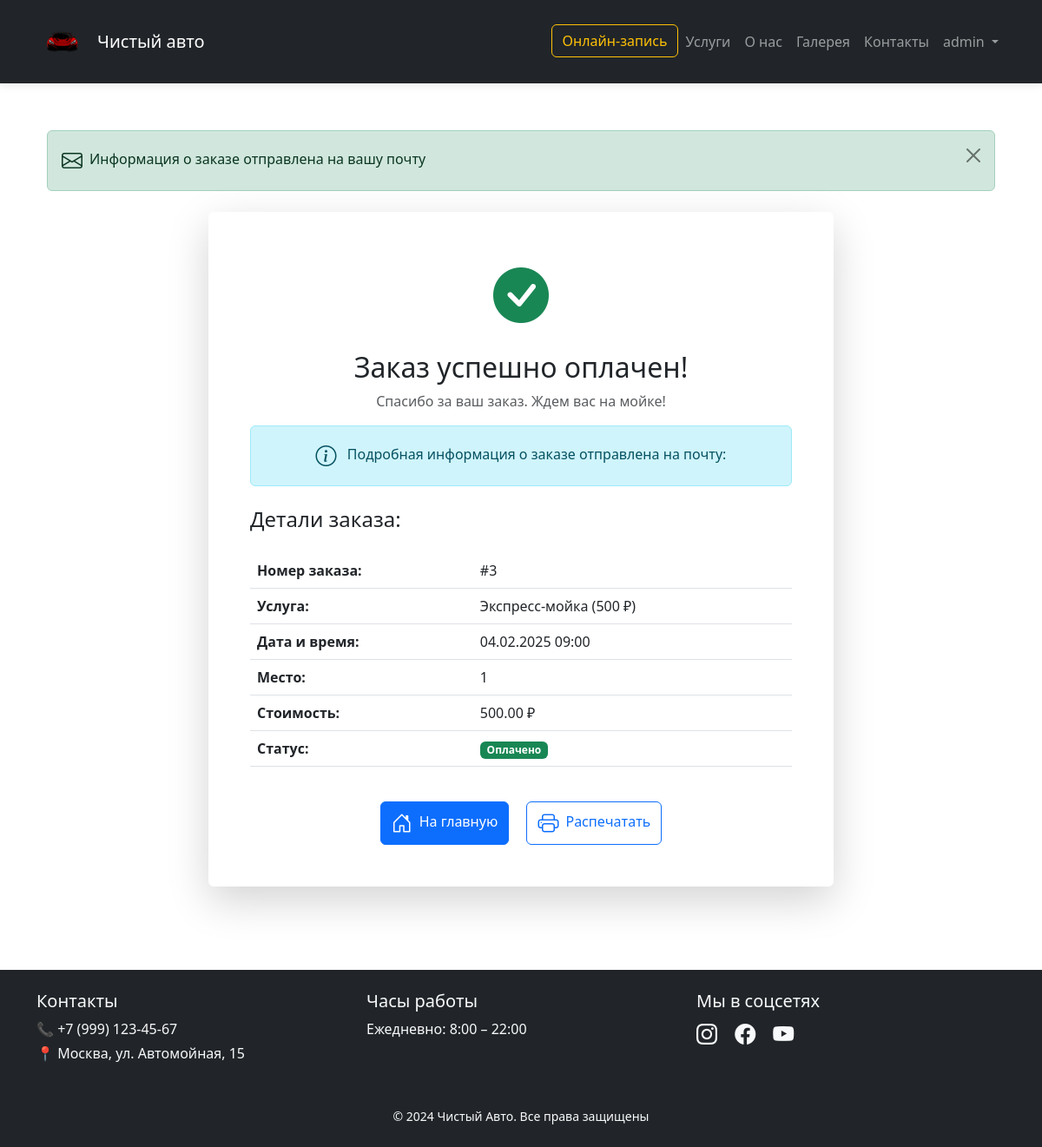
The app's page /order-confirmation/3/ (signed in) with its own data.
### carwash/models.py (models this page shows, shortened)
class SiteSettings(models.Model):
    logo = models.ImageField(upload_to='logo/', verbose_name="Логотип")
    company_name = models.CharField(max_length=100, verbose_name="Название компании")
    class Meta:
        verbose_name = "Настройки сайта"
        verbose_name_plural = "Настройки сайта"

class Order(models.Model):
    STATUS_CHOICES = [
        ('pending', 'Ожидает оплаты'),
        ('paid', 'Оплачено'),
        ('cancelled', 'Отменено'),
    ]
    user = models.ForeignKey(User, on_delete=models.CASCADE, verbose_name="Пользователь")
    booking = models.OneToOneField(Booking, on_delete=models.CASCADE, verbose_name="Бронирование")
    amount = models.DecimalField(max_digits=10, decimal_places=2, verbose_name="Сумма")
    status = models.CharField(max_length=20, choices=STATUS_CHOICES, default='pending', verbose_name="Статус")
    created_at = models.DateTimeField(auto_now_add=True, verbose_name="Дата создания")
    paid_at = models.DateTimeField(null=True, blank=True, verbose_name="Дата оплаты")
    class Meta:
        verbose_name = "Заказ"
        verbose_name_plural = "Заказы"

class Booking(models.Model):
    user = models.ForeignKey(
        User,
        on_delete=models.CASCADE,
        verbose_name="Пользователь",
        null=True,
        blank=True
    )
    name = models.CharField(max_length=100, verbose_name="Имя")
    phone = models.CharField(max_length=20, verbose_name="Телефон")
    spot = models.ForeignKey(WashingSpot, on_delete=models.CASCADE, verbose_name="Место", null=True)
    date = models.DateTimeField(verbose_name="Дата и время")
    created_at = models.DateTimeField(auto_now_add=True, verbose_name="Дата создания")
    class Meta:
        verbose_name = "Запись"
        verbose_name_plural = "Записи"

class WashingSpot(models.Model):
    SPOT_NUMBERS = [(i, f"Место {i}") for i in range(1, 11)]
    SERVICE_CHOICES = [
        ('express', 'Экспресс-мойка (500 ₽)'),
        ('full', 'Полный комплекс (1500 ₽)'),
        ('detailing', 'Детейлинг (2500 ₽)'),
    ]
    number = models.IntegerField(choices=SPOT_NUMBERS, verbose_name="Номер места")
    service = models.CharField(max_length=20, choices=SERVICE_CHOICES, verbose_name="Услуга")
    is_active = models.BooleanField(default=True, verbose_name="Активно")
    class Meta:
        unique_together = ['number', 'service']
        verbose_name = "Место для мойки"
        verbose_name_plural = "Места для мойки"

### carwash/views.py (the view)
# urls.py: path('order-confirmation/<int:order_id>/', views.order_confirmation, name='order_confirmation'),
@login_required
def order_confirmation(request, order_id):
    order = get_object_or_404(Order, id=order_id, user=request.user)
    booking = order.booking
    message = f"""
    Здравствуйте, {request.user.username}!

    Ваш заказ №{order.id} успешно оформлен и оплачен.

    Детали заказа:
    - Дата и время: {booking.date.strftime('%d.m.Y %H:%M')}
    - Услуга: {booking.spot.get_service_display()}
    - Место: {booking.spot.number}
    - Сумма: {order.amount} ₽

    Пожалуйста, приезжайте за 5-10 минут до назначенного времени.

    С уважением,
    Команда "Чистое авто"
    """
    try:
        send_mail(
            subject=f'Подтверждение заказа №{order.id} - Чистое авто',
            message=message,
            from_email=settings.EMAIL_HOST_USER,
            recipient_list=[request.user.email],
            fail_silently=False,
        )
        messages.success(request, 'Информация о заказе отправлена на вашу почту')
    except Exception as e:
        print(f"Error sending email: {str(e)}")
        messages.error(request, 'Не удалось отправить информацию на почту')
    return render(request, 'carwash/order_confirmation.html', {
        'order': order,
        'booking': booking
    })

### carwash/views.py (called while the page is built)
def base_context(request):
    site_settings = SiteSettings.objects.first()
    return {'site_settings': site_settings}

### carwash/templates/carwash/order_confirmation.html
{% extends 'carwash/base.html' %}
{% block content %}
<section class="confirmation py-5">
    <div class="container">
        {% if messages %}
            {% for message in messages %}
                <div class="alert alert-{{ message.tags }} alert-dismissible fade show mb-4" role="alert">
                    <i class="bi bi-envelope me-2"></i>{{ message }}
                    <button type="button" class="btn-close" data-bs-dismiss="alert" aria-label="Close"></button>
                </div>
            {% endfor %}
        {% endif %}
        <div class="row justify-content-center">
            <div class="col-md-8">
                <div class="card shadow-lg border-0">
                    <div class="card-body p-5">
                        <div class="text-center mb-4">
                            <i class="bi bi-check-circle-fill text-success" style="font-size: 4rem;"></i>
                            <h2 class="mt-3">Заказ успешно оплачен!</h2>
                            <p class="text-muted">Спасибо за ваш заказ. Ждем вас на мойке!</p>
                            <div class="alert alert-info mt-3">
                                <i class="bi bi-info-circle me-2"></i>
                                Подробная информация о заказе отправлена на почту: {{ user.email }}
                            </div>
                        </div>
                        <div class="order-details">
                            <h4 class="mb-4">Детали заказа:</h4>
                            <div class="table-responsive">
                                <table class="table">
                                    <tbody>
                                        <tr>
                                            <th scope="row">Номер заказа:</th>
                                            <td>#{{ order.id }}</td>
                                        </tr>
                                        <tr>
                                            <th scope="row">Услуга:</th>
                                            <td>{{ booking.spot.get_service_display }}</td>
                                        </tr>
                                        <tr>
                                            <th scope="row">Дата и время:</th>
                                            <td>{{ booking.date|date:"d.m.Y H:i" }}</td>
                                        </tr>
                                        <tr>
                                            <th scope="row">Место:</th>
                                            <td>{{ booking.spot.number }}</td>
                                        </tr>
                                        <tr>
                                            <th scope="row">Стоимость:</th>
                                            <td>{{ order.amount }} ₽</td>
                                        </tr>
                                        <tr>
                                            <th scope="row">Статус:</th>
                                            <td><span class="badge bg-success">Оплачено</span></td>
                                        </tr>
                                    </tbody>
                                </table>
                            </div>
                        </div>
                        <div class="text-center mt-4">
                            <a href="{% url 'home' %}" class="btn btn-primary me-3">
                                <i class="bi bi-house-door me-2"></i>На главную
                            </a>
                            <a href="#" class="btn btn-outline-primary" onclick="window.print()">
                                <i class="bi bi-printer me-2"></i>Распечатать
                            </a>
                        </div>
                    </div>
                </div>
            </div>
        </div>
    </div>
</section>
{% endblock %}

### carwash/templates/carwash/base.html (shortened to what this page needs)
<!DOCTYPE html>
{% load static %}
<html lang="ru">
<head>
    <link rel="stylesheet" href="https://unpkg.com/swiper/swiper-bundle.min.css">
    <link href="https://cdn.jsdelivr.net/npm/bootstrap@5.3.0/dist/css/bootstrap.min.css" rel="stylesheet">
    <link rel="stylesheet" href="{% static 'css/styles.css' %}">
    <link rel="stylesheet" href="https://cdn.jsdelivr.net/npm/bootstrap-icons@1.11.0/font/bootstrap-icons.css">
</head>
<body>
    <nav class="navbar navbar-expand-lg navbar-dark bg-dark fixed-top">
        <div class="container">
            <a class="navbar-brand" href="/">
                <img src="{{ site_settings.logo.url }}" alt="Логотип" width="60" class="d-inline-block align-text-top">
                <span>{{ site_settings.company_name }}</span>
            </a>
            <div class="collapse navbar-collapse" id="navbarNav">
                <ul class="navbar-nav ms-auto">
                    <li class="nav-item">
                        <a class="btn btn-outline-warning ms-2" href="{% url 'home' %}#booking">Онлайн-запись</a>
                    </li>
                    <li class="nav-item">
                        <a class="nav-link" href="{% url 'services' %}">Услуги</a>
                    </li>
                    <li class="nav-item">
                        <a class="nav-link" href="{% url 'about' %}">О нас</a>
                    </li>
                    <li class="nav-item">
                        <a class="nav-link" href="{% url 'gallery' %}">Галерея</a>
                    </li>
                    <li class="nav-item">
                        <a class="nav-link" href="{% url 'contacts' %}">Контакты</a>
                    </li>
                    {% if user.is_authenticated %}
    <li class="nav-item dropdown">
        <a class="nav-link dropdown-toggle" href="#" role="button" data-bs-toggle="dropdown">
            {{ user.username }}
        </a>
    </li>
    {% endif %}
                </ul>
            </div>
        </div>
    </nav>
    <main class="container mt-5 pt-4">
        {% block content %}{% endblock %}
    </main>
    <footer class="bg-dark text-light py-4 mt-5">
        <div class="container">
            <div class="row">
                <div class="col-md-4 mb-3">
                    <h5>Контакты</h5>
                    <p class="mb-1">📞 +7 (999) 123-45-67</p>
                    <p>📍 Москва, ул. Автомойная, 15</p>
                </div>
                <div class="col-md-4 mb-3">
                    <h5>Часы работы</h5>
                    <p>Ежедневно: 8:00 – 22:00</p>
                </div>
                <div class="col-md-4">
                    <h5>Мы в соцсетях</h5>
                    <a href="#" class="text-light me-3"><i class="bi bi-instagram"></i></a>
                    <a href="#" class="text-light me-3"><i class="bi bi-facebook"></i></a>
                    <a href="#" class="text-light"><i class="bi bi-youtube"></i></a>
                </div>
            </div>
            <div class="text-center mt-3">
                <small>© 2024 Чистый Авто. Все права защищены</small>
            </div>
        </div>
    </footer>
    <link rel="stylesheet" href="https://cdn.jsdelivr.net/npm/bootstrap-icons@1.11.0/font/bootstrap-icons.css">
</body>
</html>

### static/css/styles.css (style rules this page uses)
.card { transition: transform 0.3s; }
.navbar { padding: 0.8rem 0; box-shadow: 0 2px 10px rgba(0, 0, 0, 0.1); }
.navbar-brand img { margin-right: 10px; }
.nav-link { font-weight: 500; transition: all 0.3s ease; }
body { padding-top: 30px; }
.bi { font-size: 1.5rem; vertical-align: middle; transition: color 0.3s; }
.navbar-brand { display: flex; align-items: center; }
.navbar-brand img { margin-right: 10px; height: auto; }
.navbar-brand span { font-size: 1.25rem; font-weight: 500; color: #fff; }
html { scroll-behavior: smooth; }
.card { transition: all 0.3s ease; }

### records on screen
SiteSettings: logo (picture), company_name "Чистый авто"
Order: id "3", amount "500.00"
Booking: spot.service "Экспресс-мойка (500 ₽)", date "04.02.2025 09:00", spot.number "1"

### other values on screen
{{ user.username }} "admin"
{{ message }} "Информация о заказе отправлена на вашу почту"
